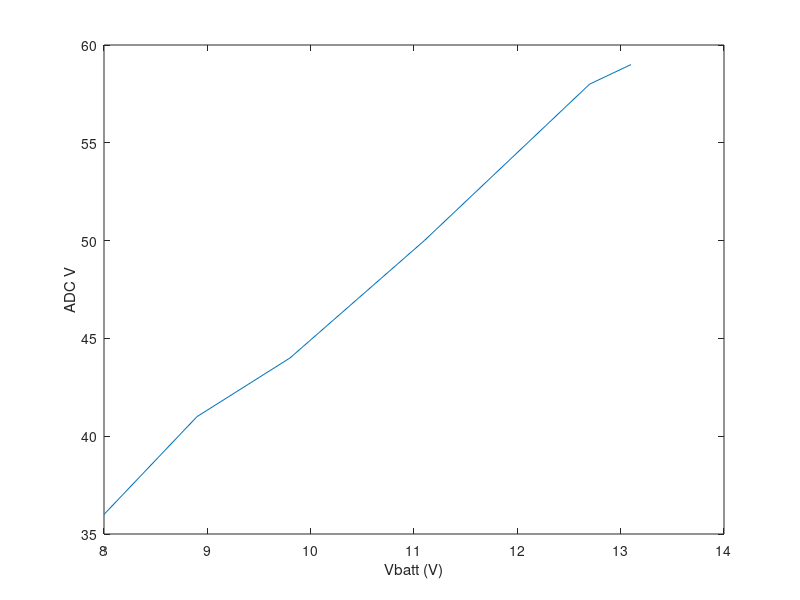
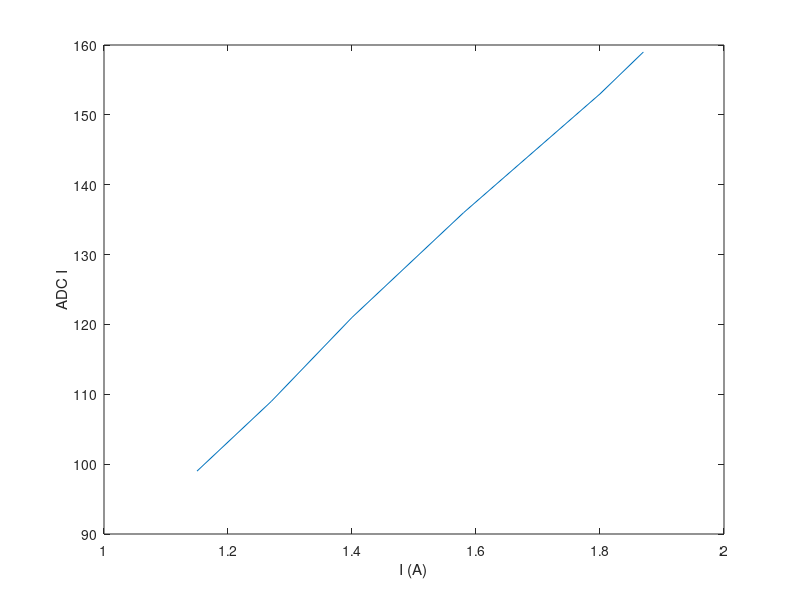
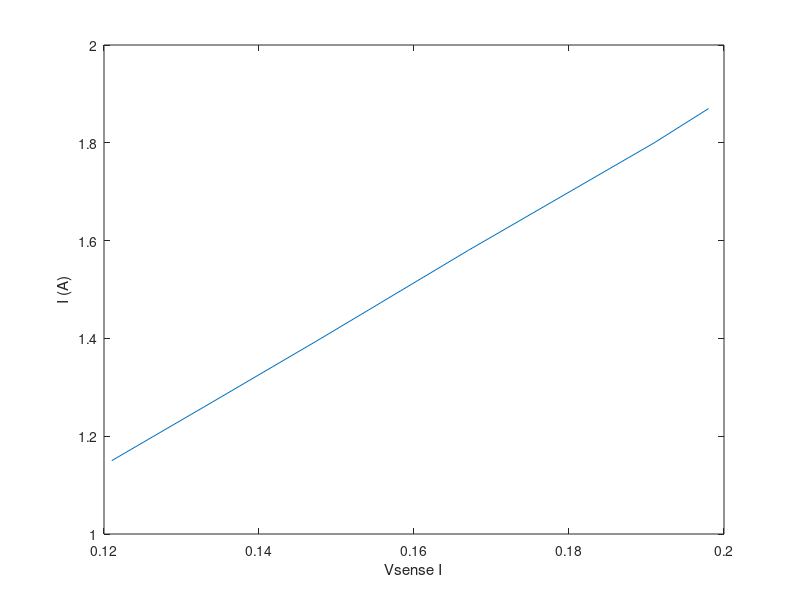
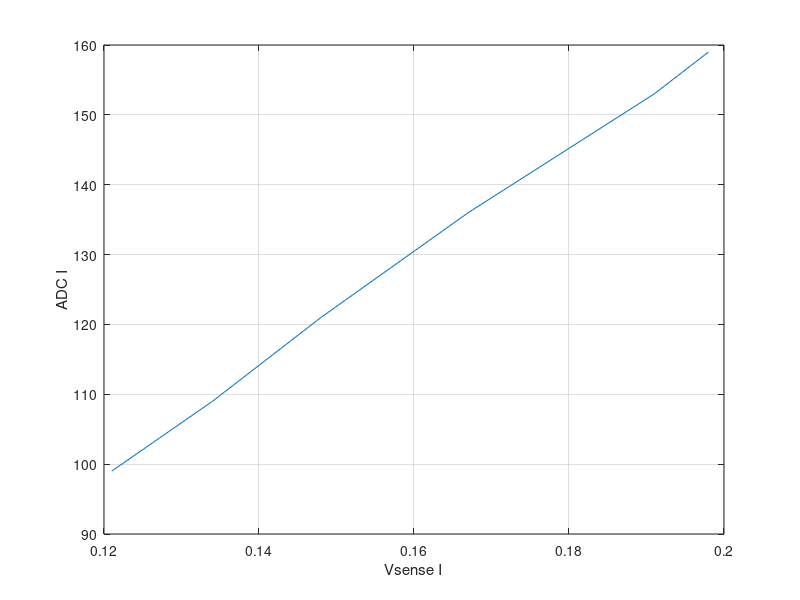

The MATLAB script that drew these images, in order:
% 0.1 ohm current sense resistor 20 June 2009

% Vbatt V0.1 I VbattADC IADC
d = [ 
[  8.0 0.121 1.15 36 99]
[  8.9 0.134 1.27 41 109]
[  9.8 0.148 1.40 44 121]
[ 11.1 0.167 1.58 50 136]
[ 12.7 0.191 1.80 58 153]
[ 13.1 0.198 1.87 59 159]  
]

figure(1)
plot(d(:,1), d(:,4))
ylabel("ADC V"); xlabel("Vbatt (V)");

figure(2)
plot(d(:,3), d(:,5))
ylabel('ADC I'); xlabel('I (A)');

figure(3)
plot(d(:,2), d(:,3))
xlabel('Vsense I'); ylabel('I (A)');

figure(4)
plot(d(:,2), d(:,5))
xlabel('Vsense I'); ylabel('ADC I');
grid

